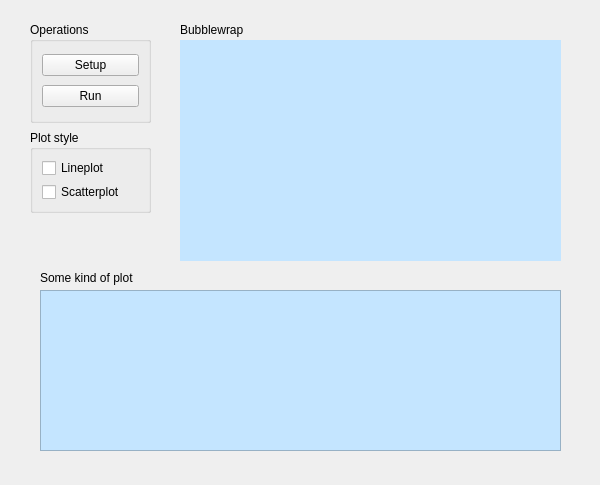
<?xml version="1.0" encoding="UTF-8"?>
<ui version="4.0">
 <class>Demo</class>
 <widget class="QWidget" name="Demo">
  <property name="geometry">
   <rect>
    <x>0</x>
    <y>0</y>
    <width>600</width>
    <height>485</height>
   </rect>
  </property>
  <property name="windowTitle">
   <string>Demo</string>
  </property>
  <widget class="QGroupBox" name="groupBox">
   <property name="enabled">
    <bool>true</bool>
   </property>
   <property name="geometry">
    <rect>
     <x>30</x>
     <y>22</y>
     <width>121</width>
     <height>101</height>
    </rect>
   </property>
   <property name="title">
    <string>Operations</string>
   </property>
   <layout class="QVBoxLayout" name="verticalLayout_2">
    <item>
     <widget class="QPushButton" name="pushButton_4">
      <property name="text">
       <string>Setup</string>
      </property>
     </widget>
    </item>
    <item>
     <widget class="QPushButton" name="pushButton_3">
      <property name="text">
       <string>Run</string>
      </property>
     </widget>
    </item>
   </layout>
  </widget>
  <widget class="QLabel" name="label">
   <property name="geometry">
    <rect>
     <x>180</x>
     <y>20</y>
     <width>111</width>
     <height>20</height>
    </rect>
   </property>
   <property name="text">
    <string>Bubblewrap</string>
   </property>
   <property name="alignment">
    <set>Qt::AlignLeading|Qt::AlignLeft|Qt::AlignVCenter</set>
   </property>
  </widget>
  <widget class="QGroupBox" name="groupBox_3">
   <property name="enabled">
    <bool>true</bool>
   </property>
   <property name="geometry">
    <rect>
     <x>30</x>
     <y>130</y>
     <width>121</width>
     <height>83</height>
    </rect>
   </property>
   <property name="title">
    <string>Plot style</string>
   </property>
   <layout class="QVBoxLayout" name="verticalLayout_3">
    <item>
     <widget class="QCheckBox" name="checkBox">
      <property name="text">
       <string>Lineplot</string>
      </property>
     </widget>
    </item>
    <item>
     <widget class="QCheckBox" name="checkBox_2">
      <property name="text">
       <string>Scatterplot</string>
      </property>
     </widget>
    </item>
   </layout>
  </widget>
  <widget class="QFrame" name="frame">
   <property name="geometry">
    <rect>
     <x>180</x>
     <y>40</y>
     <width>381</width>
     <height>221</height>
    </rect>
   </property>
   <property name="styleSheet">
    <string notr="true">background-color: rgb(196, 229, 255);</string>
   </property>
  </widget>
  <widget class="QFrame" name="frame_2">
   <property name="geometry">
    <rect>
     <x>40</x>
     <y>290</y>
     <width>521</width>
     <height>161</height>
    </rect>
   </property>
   <property name="styleSheet">
    <string notr="true">background-color: rgb(196, 229, 255);</string>
   </property>
   <property name="frameShape">
    <enum>QFrame::StyledPanel</enum>
   </property>
   <property name="frameShadow">
    <enum>QFrame::Raised</enum>
   </property>
  </widget>
  <widget class="QLabel" name="label_2">
   <property name="geometry">
    <rect>
     <x>40</x>
     <y>270</y>
     <width>191</width>
     <height>16</height>
    </rect>
   </property>
   <property name="text">
    <string>Some kind of plot</string>
   </property>
  </widget>
 </widget>
 <resources/>
 <connections/>
</ui>
